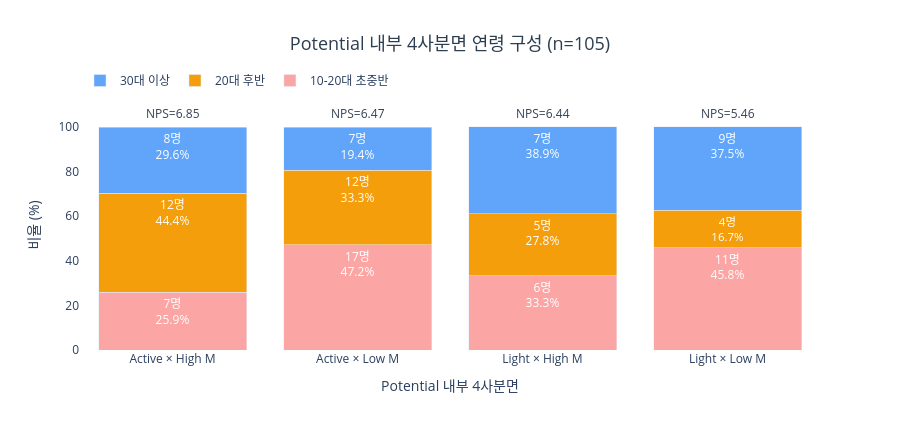

Notebook code cell kept with this figure:
### Code cell
# Potential 내부 4사분면 연령 구성 — 보조 프로파일
AGE3_ORDER = ['10-20대 초중반', '20대 후반', '30대 이상']
AGE_COLORS = {'10-20대 초중반': '#FCA5A5', '20대 후반': '#F59E0B', '30대 이상': '#60A5FA'}
potential_age = df_potential.copy()
potential_age['age_3g'] = potential_age['age'].map(AGE3)
potential_age_n = (
    potential_age
    .groupby(['sub_segment', 'age_3g']).size()
    .unstack(fill_value=0)
    .reindex(index=SUB_ORDER, columns=AGE3_ORDER, fill_value=0)
)
potential_age_pct = potential_age_n.div(potential_age_n.sum(axis=1), axis=0).mul(100).round(1)

fig = go.Figure()
for age_g in AGE3_ORDER:
    fig.add_trace(go.Bar(
        name=age_g,
        x=potential_age_pct.index,
        y=potential_age_pct[age_g],
        marker_color=AGE_COLORS[age_g],
        text=[
            f"{int(potential_age_n.loc[s, age_g])}명<br>{potential_age_pct.loc[s, age_g]:.1f}%"
            if potential_age_pct.loc[s, age_g] >= 5 else ''
            for s in potential_age_pct.index
        ],
        textposition='inside',
        textfont=dict(color='white', size=12),
    ))
for sub in potential_age_pct.index:
    fig.add_annotation(
        x=sub,
        y=106,
        text=f"NPS={potential_summary.loc[sub, 'avg_nps']:.2f}",
        showarrow=False,
        font=dict(size=12, color='#334155'),
    )
fig.update_layout(
    barmode='stack',
    title=dict(text=f'Potential 내부 4사분면 연령 구성 (n={len(df_potential)})', x=0.5, xanchor='center', font=dict(size=18, color='#2c3e50')),
    xaxis_title='Potential 내부 4사분면',
    yaxis_title='비율 (%)',
    yaxis=dict(range=[0, 112]),
    plot_bgcolor='white',
    legend=dict(orientation='h', yanchor='bottom', y=1.02),
    height=430,
)
fig.show()

### Figure 1 — Plotly figure (JSON) as saved in the notebook; plotly's stock layout.template omitted (floating-point values rounded to 4 significant figures)
{"data": [{"marker": {"color": "#FCA5A5"}, "name": "10-20대 초중반", "text": ["7명<br>25.9%", "17명<br>47.2%", "6명<br>33.3%", "11명<br>45.8%"], "textfont": {"color": "white", "size": 12}, "textposition": "inside", "type": "bar", "x": ["Active × High M", "Active × Low M", "Light × High M", "Light × Low M"], "y": [25.9, 47.2, 33.3, 45.8]}, {"marker": {"color": "#F59E0B"}, "name": "20대 후반", "text": ["12명<br>44.4%", "12명<br>33.3%", "5명<br>27.8%", "4명<br>16.7%"], "textfont": {"color": "white", "size": 12}, "textposition": "inside", "type": "bar", "x": ["Active × High M", "Active × Low M", "Light × High M", "Light × Low M"], "y": [44.4, 33.3, 27.8, 16.7]}, {"marker": {"color": "#60A5FA"}, "name": "30대 이상", "text": ["8명<br>29.6%", "7명<br>19.4%", "7명<br>38.9%", "9명<br>37.5%"], "textfont": {"color": "white", "size": 12}, "textposition": "inside", "type": "bar", "x": ["Active × High M", "Active × Low M", "Light × High M", "Light × Low M"], "y": [29.6, 19.4, 38.9, 37.5]}], "layout": {"annotations": [{"font": {"color": "#334155", "size": 12}, "showarrow": false, "text": "NPS=6.85", "x": "Active × High M", "y": 106}, {"font": {"color": "#334155", "size": 12}, "showarrow": false, "text": "NPS=6.47", "x": "Active × Low M", "y": 106}, {"font": {"color": "#334155", "size": 12}, "showarrow": false, "text": "NPS=6.44", "x": "Light × High M", "y": 106}, {"font": {"color": "#334155", "size": 12}, "showarrow": false, "text": "NPS=5.46", "x": "Light × Low M", "y": 106}], "barmode": "stack", "height": 430, "legend": {"orientation": "h", "y": 1.02, "yanchor": "bottom"}, "plot_bgcolor": "white", "title": {"font": {"color": "#2c3e50", "size": 18}, "text": "Potential 내부 4사분면 연령 구성 (n=105)", "x": 0.5, "xanchor": "center"}, "xaxis": {"title": {"text": "Potential 내부 4사분면"}}, "yaxis": {"range": [0, 112], "title": {"text": "비율 (%)"}}}}
